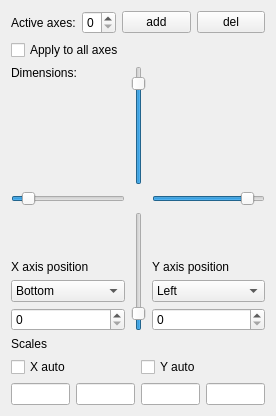
<?xml version="1.0" encoding="UTF-8"?>
<ui version="4.0">
 <class>Plot-Task-Axes</class>
 <widget class="QWidget" name="Plot-Task-Axes">
  <property name="geometry">
   <rect>
    <x>0</x>
    <y>0</y>
    <width>276</width>
    <height>416</height>
   </rect>
  </property>
  <property name="minimumSize">
   <size>
    <width>0</width>
    <height>416</height>
   </size>
  </property>
  <property name="windowTitle">
   <string>Configure axes</string>
  </property>
  <layout class="QGridLayout" name="gridLayout">
   <item row="1" column="0">
    <layout class="QVBoxLayout" name="verticalLayout">
     <property name="bottomMargin">
      <number>0</number>
     </property>
     <item>
      <layout class="QHBoxLayout" name="horizontalLayout">
       <item>
        <widget class="QLabel" name="axesLabel">
         <property name="sizePolicy">
          <sizepolicy hsizetype="Fixed" vsizetype="Preferred">
           <horstretch>0</horstretch>
           <verstretch>0</verstretch>
          </sizepolicy>
         </property>
         <property name="text">
          <string>Active axes:</string>
         </property>
        </widget>
       </item>
       <item>
        <widget class="QSpinBox" name="axesIndex">
         <property name="sizePolicy">
          <sizepolicy hsizetype="Maximum" vsizetype="Fixed">
           <horstretch>5</horstretch>
           <verstretch>0</verstretch>
          </sizepolicy>
         </property>
         <property name="maximum">
          <number>1</number>
         </property>
        </widget>
       </item>
       <item>
        <widget class="QPushButton" name="newAxesButton">
         <property name="sizePolicy">
          <sizepolicy hsizetype="Ignored" vsizetype="Fixed">
           <horstretch>2</horstretch>
           <verstretch>0</verstretch>
          </sizepolicy>
         </property>
         <property name="text">
          <string>add</string>
         </property>
        </widget>
       </item>
       <item>
        <widget class="QPushButton" name="delAxesButton">
         <property name="sizePolicy">
          <sizepolicy hsizetype="Ignored" vsizetype="Fixed">
           <horstretch>2</horstretch>
           <verstretch>0</verstretch>
          </sizepolicy>
         </property>
         <property name="minimumSize">
          <size>
           <width>10</width>
           <height>0</height>
          </size>
         </property>
         <property name="text">
          <string>del</string>
         </property>
        </widget>
       </item>
      </layout>
     </item>
     <item>
      <widget class="QCheckBox" name="allAxes">
       <property name="text">
        <string>Apply to all axes</string>
       </property>
      </widget>
     </item>
     <item>
      <layout class="QGridLayout" name="gridLayout_2">
       <property name="bottomMargin">
        <number>0</number>
       </property>
       <property name="verticalSpacing">
        <number>6</number>
       </property>
       <item row="0" column="2">
        <widget class="QSlider" name="posYMax">
         <property name="sizePolicy">
          <sizepolicy hsizetype="Fixed" vsizetype="Expanding">
           <horstretch>0</horstretch>
           <verstretch>1</verstretch>
          </sizepolicy>
         </property>
         <property name="maximum">
          <number>100</number>
         </property>
         <property name="value">
          <number>90</number>
         </property>
         <property name="orientation">
          <enum>Qt::Vertical</enum>
         </property>
        </widget>
       </item>
       <item row="1" column="3">
        <widget class="QSlider" name="posXMax">
         <property name="maximum">
          <number>100</number>
         </property>
         <property name="value">
          <number>90</number>
         </property>
         <property name="orientation">
          <enum>Qt::Horizontal</enum>
         </property>
        </widget>
       </item>
       <item row="1" column="1">
        <widget class="QSlider" name="posXMin">
         <property name="maximum">
          <number>100</number>
         </property>
         <property name="value">
          <number>10</number>
         </property>
         <property name="orientation">
          <enum>Qt::Horizontal</enum>
         </property>
        </widget>
       </item>
       <item row="2" column="2">
        <widget class="QSlider" name="posYMin">
         <property name="sizePolicy">
          <sizepolicy hsizetype="Fixed" vsizetype="Expanding">
           <horstretch>0</horstretch>
           <verstretch>1</verstretch>
          </sizepolicy>
         </property>
         <property name="maximum">
          <number>100</number>
         </property>
         <property name="value">
          <number>10</number>
         </property>
         <property name="orientation">
          <enum>Qt::Vertical</enum>
         </property>
        </widget>
       </item>
       <item row="0" column="1">
        <widget class="QLabel" name="dimLabel">
         <property name="text">
          <string>Dimensions:</string>
         </property>
         <property name="alignment">
          <set>Qt::AlignLeading|Qt::AlignLeft|Qt::AlignTop</set>
         </property>
        </widget>
       </item>
       <item row="0" column="3">
        <spacer name="verticalSpacer">
         <property name="orientation">
          <enum>Qt::Vertical</enum>
         </property>
         <property name="sizeHint" stdset="0">
          <size>
           <width>20</width>
           <height>40</height>
          </size>
         </property>
        </spacer>
       </item>
       <item row="2" column="3">
        <layout class="QVBoxLayout" name="verticalLayout_3">
         <item>
          <widget class="QLabel" name="yPosLabel">
           <property name="text">
            <string>Y axis position</string>
           </property>
           <property name="alignment">
            <set>Qt::AlignBottom|Qt::AlignLeading|Qt::AlignLeft</set>
           </property>
          </widget>
         </item>
         <item>
          <widget class="QComboBox" name="yAlign">
           <property name="currentIndex">
            <number>0</number>
           </property>
           <item>
            <property name="text">
             <string>Left</string>
            </property>
           </item>
           <item>
            <property name="text">
             <string>Right</string>
            </property>
           </item>
          </widget>
         </item>
         <item>
          <widget class="QSpinBox" name="yOffset">
           <property name="maximum">
            <number>99999</number>
           </property>
          </widget>
         </item>
        </layout>
       </item>
       <item row="2" column="1">
        <layout class="QVBoxLayout" name="verticalLayout_2">
         <item>
          <widget class="QLabel" name="xPosLabel">
           <property name="text">
            <string>X axis position</string>
           </property>
           <property name="alignment">
            <set>Qt::AlignBottom|Qt::AlignLeading|Qt::AlignLeft</set>
           </property>
          </widget>
         </item>
         <item>
          <widget class="QComboBox" name="xAlign">
           <property name="currentIndex">
            <number>0</number>
           </property>
           <item>
            <property name="text">
             <string>Bottom</string>
            </property>
           </item>
           <item>
            <property name="text">
             <string>Top</string>
            </property>
           </item>
          </widget>
         </item>
         <item>
          <widget class="QSpinBox" name="xOffset">
           <property name="maximum">
            <number>99999</number>
           </property>
          </widget>
         </item>
        </layout>
       </item>
      </layout>
     </item>
     <item>
      <layout class="QGridLayout" name="gridLayout_3">
       <item row="0" column="0">
        <widget class="QLabel" name="scalesLabel">
         <property name="text">
          <string>Scales</string>
         </property>
        </widget>
       </item>
       <item row="1" column="0" colspan="2">
        <widget class="QCheckBox" name="xAuto">
         <property name="text">
          <string>X auto</string>
         </property>
        </widget>
       </item>
       <item row="1" column="2" colspan="2">
        <widget class="QCheckBox" name="yAuto">
         <property name="text">
          <string>Y auto</string>
         </property>
        </widget>
       </item>
       <item row="2" column="1">
        <widget class="QLineEdit" name="xMax">
         <property name="inputMask">
          <string notr="true"/>
         </property>
        </widget>
       </item>
       <item row="2" column="2">
        <widget class="QLineEdit" name="yMin">
         <property name="inputMask">
          <string notr="true"/>
         </property>
        </widget>
       </item>
       <item row="2" column="3">
        <widget class="QLineEdit" name="yMax">
         <property name="inputMask">
          <string notr="true"/>
         </property>
         <property name="text">
          <string notr="true"/>
         </property>
        </widget>
       </item>
       <item row="2" column="0">
        <widget class="QLineEdit" name="xMin">
         <property name="inputMask">
          <string notr="true"/>
         </property>
        </widget>
       </item>
      </layout>
     </item>
    </layout>
   </item>
  </layout>
 </widget>
 <resources/>
 <connections/>
</ui>
